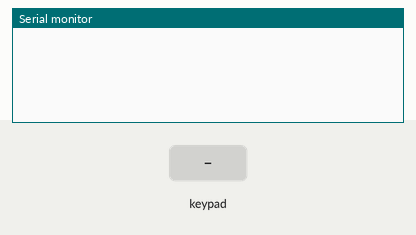
Simulated run of this sketch. Board: Arduino Mega 2560, built for the host (arithmetic inside an expression is 32-bit, double 64-bit). On the bench: the last lines printed to the serial monitor. Wiring (inferred from the names in the program): 4×4 keypad with keys 1 2 3 A 4 5 6 B 7 8 9 C * 0 # D: rows pin 15, pin 16, pin 17, pin 18; columns pin 6, pin 7, pin 21, pin 47. Inputs (shaded band) come from the test bench.

Above: at 1.2 s.
1.3 s: key '1' pressed
At 2.2 s:
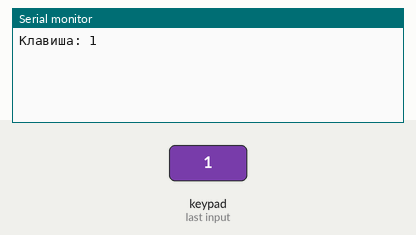
2.8 s: keypad keys 1 2 # pressed 0.4 s apart
At 4.6 s:
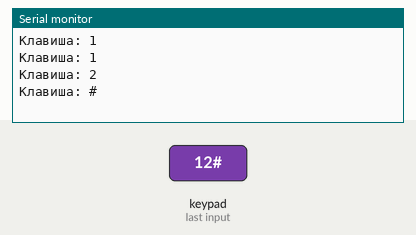
5.5 s: key 'A' pressed
At 6.7 s:
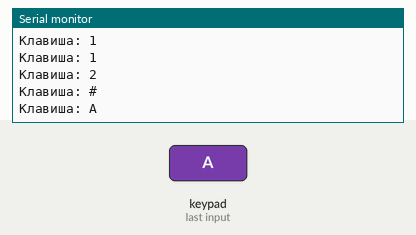
7.0 s: keypad keys 1 2 * pressed 0.4 s apart
At 8.6 s:
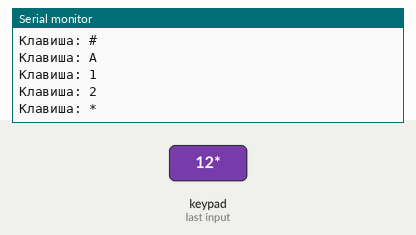
9.7 s: key 'B' pressed
At 10.5 s:
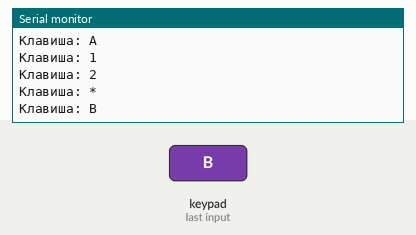
11.2 s: keypad keys 1 2 D pressed 0.4 s apart
At 13.3 s:
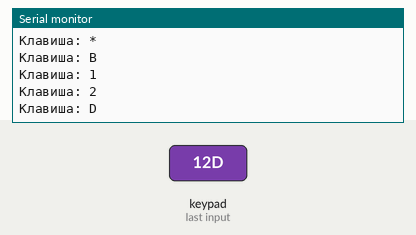

Measured:
- after the input at 1.3 s, the serial monitor: prints a new line at once (image 1)
- after the input at 2.8 s, the serial monitor: prints a new line after 0.41 s (image 2)
- after the input at 5.5 s, the serial monitor: prints a new line at once (image 3)
- after the input at 7.0 s, the serial monitor: prints a new line at once (image 4)
- after the input at 9.7 s, the serial monitor: prints a new line at once (image 5)
- after the input at 11.2 s, the serial monitor: prints a new line at once (image 6)

The sketch:

l23_keypad.ino
```cpp
const int ROWS[4] = {15, 16, 17, 18};       // строки клавиатуры
const int COLS[4] = {6, 7, 21, 47};         // столбцы клавиатуры
const char KEYS[4][4] = {
  {'1', '2', '3', 'A'},
  {'4', '5', '6', 'B'},
  {'7', '8', '9', 'C'},
  {'*', '0', '#', 'D'}};

char scanKeypad() {                         // 0, если ничего не нажато
  char found = 0;
  for (int r = 0; r < 4; r++) {
    pinMode(ROWS[r], OUTPUT);               // активна только одна строка
    digitalWrite(ROWS[r], LOW);
    delayMicroseconds(50);                  // дать уровню установиться
    for (int c = 0; c < 4; c++) {
      if (digitalRead(COLS[c]) == LOW) found = KEYS[r][c];
    }
    pinMode(ROWS[r], INPUT);                // остальные строки «отключены»
  }
  return found;
}

void setup() {
  Serial.begin(115200);
  for (int c = 0; c < 4; c++) pinMode(COLS[c], INPUT_PULLUP);
  for (int r = 0; r < 4; r++) pinMode(ROWS[r], INPUT);
}

void loop() {
  static char last = 0;
  char key = scanKeypad();
  if (key && key != last) Serial.printf("Клавиша: %c\n", key);  // только новое нажатие
  last = key;
  delay(20);                                // опрос 50 раз в секунду гасит дребезг
}
```
